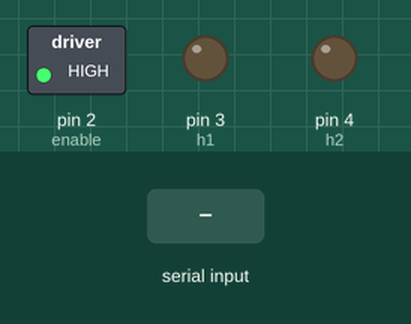
A sketch run on a simulated Arduino Uno, built with avr-gcc and run on an emulated ATmega328P. Parts: switched loads named in the sketch (green lamp = pin HIGH), output pins drawn as LEDs (lit = HIGH). The test bench sets the inputs (shaded band). What the sketch prints to the serial monitor is not drawn.

Above: at 1.2 s.
1.3 s: "90,45\n" received over Serial
At 2.0 s:
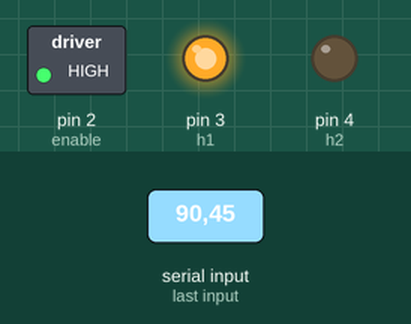
At 2.8 s:
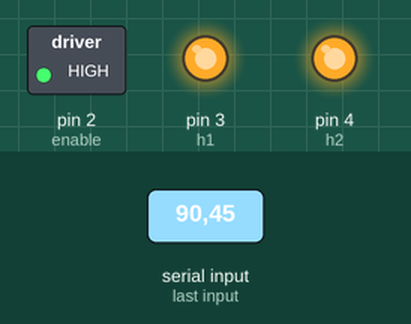
3.8 s: "1\n" received over Serial
At 4.6 s:
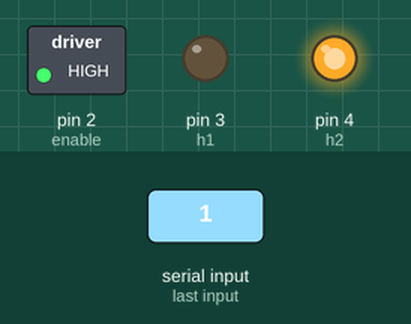
Timing chart, 0 to 6.8 s (numbered marks = the images above; inputs shaded):
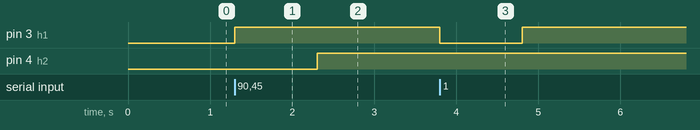

Measured:
- after the input at 1.3 s, pin 3 (h1): LOW → HIGH at once; pin 4 (h2): LOW → HIGH after 1.0 s
- after the input at 3.8 s, pin 3 (h1): HIGH → LOW at once, → HIGH 1.0 s later

The sketch:

SerialControlledDirection.ino
```cpp
/*
  Control direction of the car via Serial
  @author jains
 */

// Pin 13 has an LED connected on most Arduino boards.
int enable = 2;
int h1 = 3;
int h2 = 4;

// the setup routine runs once when you press reset:
void setup() {
  // initialize the digital pin as an output.
  pinMode(enable, OUTPUT);
  pinMode(h1, OUTPUT);
  pinMode(h2, OUTPUT);
  digitalWrite(enable, HIGH);
  Serial.begin(9600);
  Serial.println("Enter -1 to move the car backwards, 1 to move the car forwards, 0 to stop it");
}

// the loop routine runs over and over again forever:
void loop() {
  if (Serial.available() > 0) {
    int input = Serial.parseInt();
    if (input == 0) { // stop
      stop();
    } else if (input == 1) { // forwards
      setDir(true);
    } else {
      setDir(false);
    }
  }
}

// Sets the motor direction to be forward if forward is true,
// backwards otherwise
void setDir(boolean forward) {
  digitalWrite(h1, !forward);
  digitalWrite(h2, forward);
}

void stop(){
  digitalWrite(h1, true);
  digitalWrite(h2, true);
}
```
